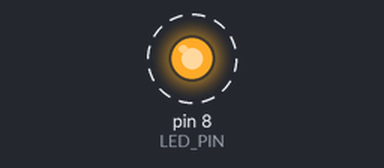
Bench run of a sketch on a simulated Arduino Uno, built with avr-gcc and run on an emulated ATmega328P. Parts: output pins drawn as LEDs (lit = HIGH). Dashed ring = blinking.

Above: at 0.2 s.
Timing chart, 0 to 3.0 s (numbered marks = the images above):
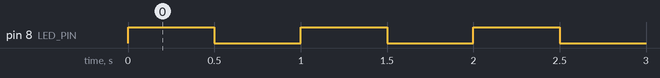

The sketch:

Blink_C.ino
```cpp
#include <avr/io.h>     // Библиотека ввода-вывода для AVR
#include <util/delay.h> // Библиотека для организации задержек

#define LED_PIN DDB0    // Указываем бит 0 (соответствует PB0 / ножка 5)

int main(void) {
    // 1. Настраиваем пин PB0 на выход.
    // Сдвигаем единицу влево на позицию DDB0 и устанавливаем бит в регистре DDRB.
    DDRB |= (1 << LED_PIN);

    while (1) {
        // 2. Включаем светодиод (подаем высокий уровень на PB0)
        PORTB |= (1 << LED_PIN);
        _delay_ms(500); // Задержка 500 мс

        // 3. Выключаем светодиод (сбрасываем бит в регистре PORTB в 0)
        PORTB &= ~(1 << LED_PIN);
        _delay_ms(500); // Задержка 500 мс
    }
}
```

Measured:
- by itself, pin 8 (LED_PIN): alternates HIGH for 0.50 s and LOW for 0.50 s
